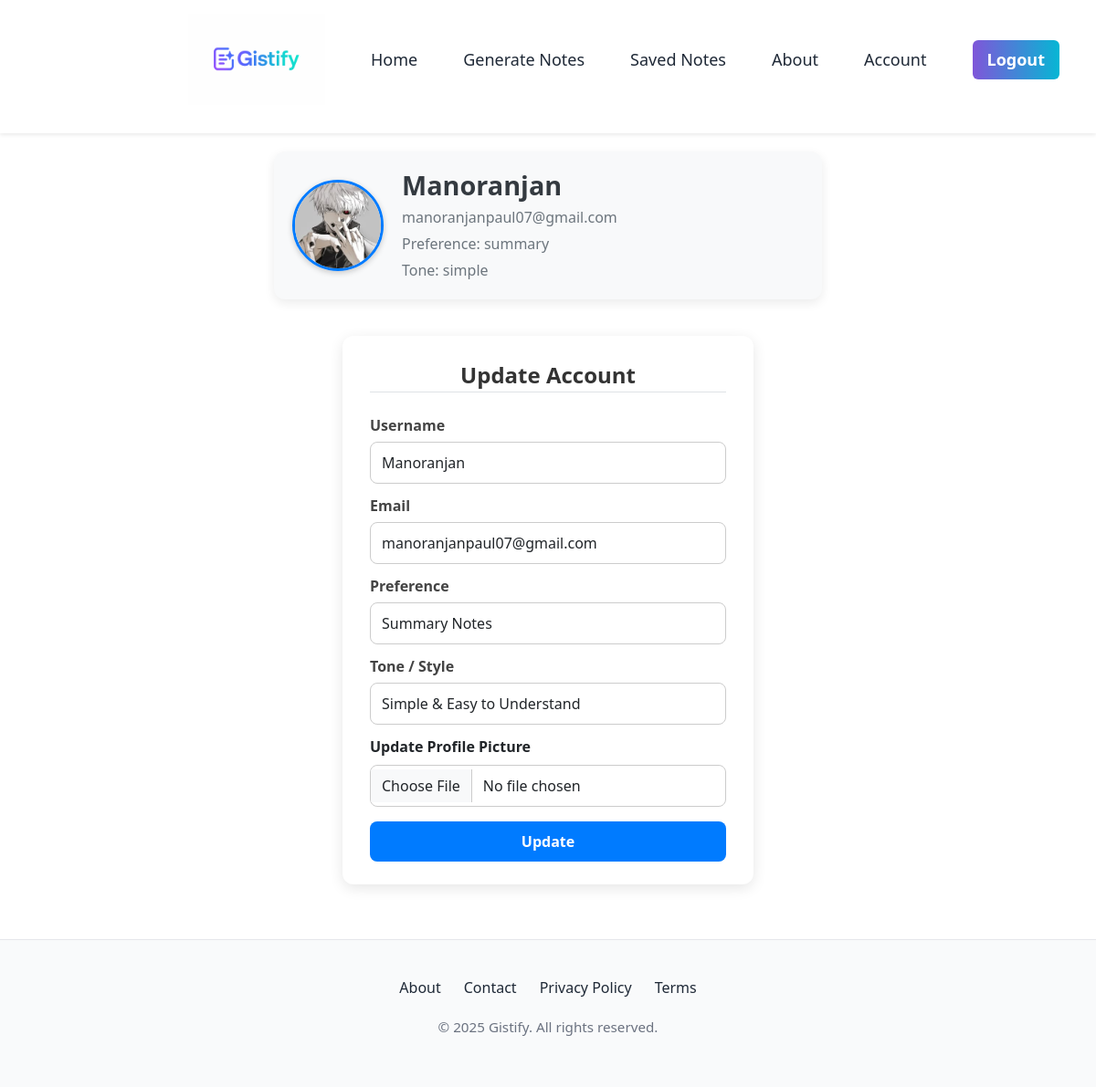
/account (signed in), run on an earlier commit of the app's database.
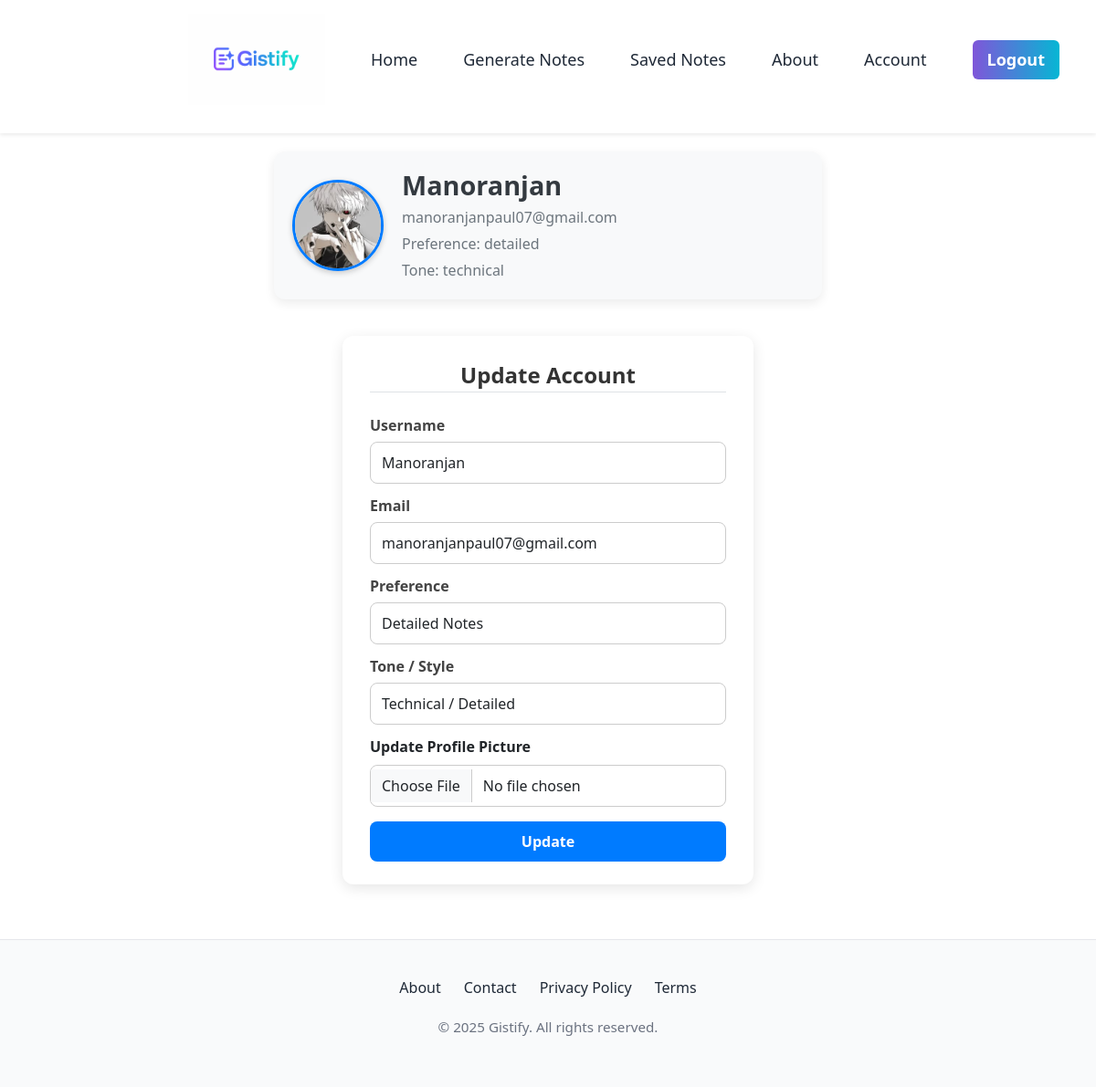
And on a later commit of the database.
### gistify/model.py (models this page shows, shortened)
class User(db.Model, UserMixin):
    id = db.Column(db.Integer, primary_key=True)
    username = db.Column(db.String(20), unique=True, nullable=False)
    email = db.Column(db.String(120), unique=True, nullable=False)
    preference = db.Column(db.String(20), nullable=False)
    tone = db.Column(db.String(20), nullable=False)
    image_file = db.Column(db.String(20), nullable=False, default='default.jpg')
    password = db.Column(db.String(60), nullable=False)
    notes = db.relationship('Note', backref='author', lazy=True)

### gistify/routes.py (the view)
@app.route("/account", methods=['GET', 'POST'])
@login_required
def account():
    form = UpdateAccountForm()
    print("Route hit. Method:", request.method)
    print("Form submitted:", form.is_submitted())
    print("Form validate_on_submit:", form.validate_on_submit())
    print("Form errors:", form.errors)
    if form.validate_on_submit():
        print("FORM")
        if form.picture.data:
            picture_name = save_picture(form.picture.data)
            print(picture_name)
            if picture_name:
                current_user.image_file = picture_name
        current_user.username = form.username.data
        current_user.email = form.email.data
        current_user.preference = form.preference.data
        current_user.tone = form.tone.data
        db.session.commit()
        flash(f"Your account has been successfully updated", 'success')
        return redirect(url_for('account'))
    elif request.method == 'GET':
        form.username.data = current_user.username
        form.email.data = current_user.email
        form.preference.data = current_user.preference
        form.tone.data = current_user.tone
    user_image = url_for("static",
                         filename="images/profile_images/" + current_user.image_file)
    return render_template('account.html', title='Account',
                           user_image = user_image, form=form, css='register.css')

### gistify/model.py (called while the page is built)
@login_manager.user_loader
def login_user(user_id):
    return User.query.get(int(user_id))

### gistify/templates/account.html (shortened to what this page needs)
{% extends 'template.html' %}
{% block content %}
<div class="profile-container">
    <img src="{{ user_image }}" alt="profile image">
    <div class="profile-details">
        <h2>{{ current_user.username }}</h2>
        <p>{{ current_user.email }}</p>
        <p>Preference: {{ current_user.preference }}</p>
        <p>Tone: {{ current_user.tone }}</p>
    </div>
</div>
<div class="content-section">
    <form method="POST" action="{{ url_for('account') }}" novalidate enctype="multipart/form-data">
        <fieldset class="form-group">
            <legend class="border-bottom mb-4">Update Account</legend>
            <div class="form-group">
                {{ form.username.label(class="form-control-label") }}
                {% if form.username.errors %}
                    {{ form.username(class="form-control form-control-lg is-invalid") }}
                    <div class="invalid-feedback">
                        {% for error in form.username.errors %}
                        <span>{{ error }}</span>
                        {% endfor %}
                    </div>
                {% else %}
                    {{ form.username(class="form-control form-control-lg") }}
                {% endif %}
            </div>
            <div class="form-group">
                {{ form.email.label(class="form-control-label") }}
                {% if form.email.errors %}
                    {{ form.email(class="form-control form-control-lg is-invalid") }}
                    <div class="invalid-feedback">
                        {% for error in form.email.errors %}
                        <span>{{ error }}</span>
                        {% endfor %}
                    </div>
                {% else %}
                    {{ form.email(class="form-control form-control-lg") }}
                {% endif %}
            </div>
            <div class="form-group">
                {{ form.preference.label(class="form-control-label") }}
                {{ form.preference(class="form-control form-control-lg") }}
            </div>
            <div class="form-group">
                {{ form.tone.label(class="form-control-label") }}
                {{ form.tone(class="form-control form-control-lg") }}
            </div>
            <div class="form-group mb-3">
                {{ form.picture.label(class="form-label fw-bold") }}
                {{ form.picture(class="form-control") }}
            </div>
        <div class="form-group">
            {{ form.submit(class="btn btn-primary btn-block") }}
        </div>
    </form>
</div>
{% endblock content %}

What changed in the data, as far as the page shows it:
changed User "Manoranjan": preference "summary" → "detailed"; tone "simple" → "technical"; preference "Summary Notes" → "Detailed Notes"; tone "Simple & Easy to Understand" → "Technical / Detailed"
